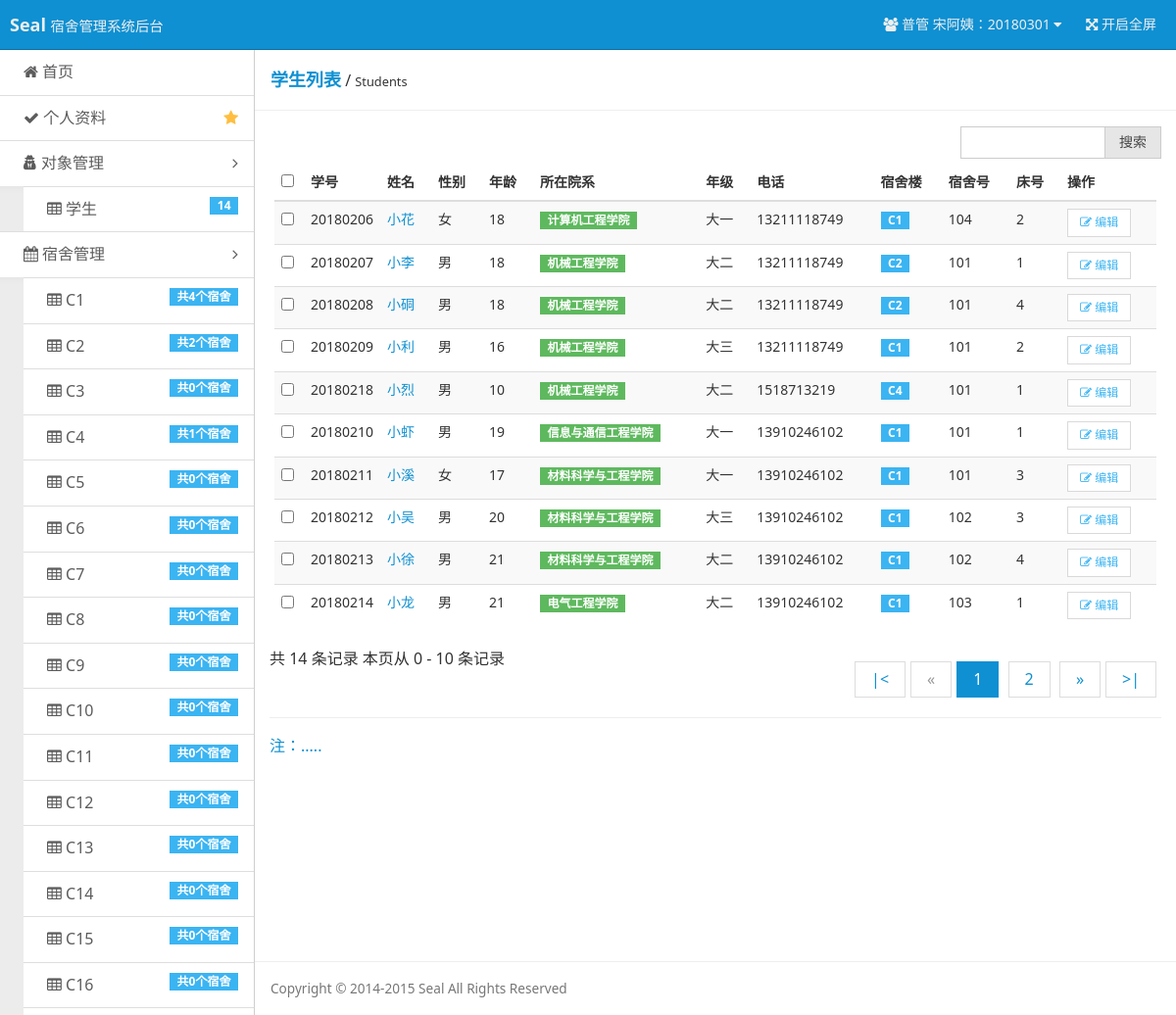
The page /pages/list-stu.php (signed in) on the database its author committed.
### tables this page shows
CREATE TABLE `users` (
  `u_id` int(11) NOT NULL AUTO_INCREMENT,
  `u_no` int(11) NOT NULL,
  `u_name` char(20) NOT NULL,
  `u_password` char(100) NOT NULL,
  `u_permission` int(11) DEFAULT NULL,
  PRIMARY KEY (`u_id`),
  UNIQUE KEY `u_no` (`u_no`)
);

CREATE TABLE `dormitory_builds` (
  `db_id` int(11) NOT NULL AUTO_INCREMENT,
  `db_name` char(20) NOT NULL,
  `d_price` int(20) NOT NULL,
  PRIMARY KEY (`db_id`),
  UNIQUE KEY `db_name` (`db_name`)
);

CREATE TABLE `students` (
  `s_id` int(11) NOT NULL AUTO_INCREMENT,
  `s_no` int(11) NOT NULL,
  `s_sex` char(20) NOT NULL DEFAULT '男',
  `s_age` int(11) DEFAULT NULL,
  `s_department` char(100) DEFAULT NULL,
  `s_grade` char(20) DEFAULT NULL,
  `s_phone` char(20) DEFAULT NULL,
  `d_id` int(11) NOT NULL,
  `s_bed` int(11) DEFAULT NULL,
  PRIMARY KEY (`s_id`),
  UNIQUE KEY `s_no` (`s_no`),
  KEY `d_id` (`d_id`)
);

CREATE TABLE `dormitories` (
  `d_id` int(11) NOT NULL AUTO_INCREMENT,
  `d_name` char(20) NOT NULL,
  `d_bed_num` int(11) NOT NULL,
  `d_stu_num_now` int(11) NOT NULL,
  `db_id` int(11) NOT NULL,
  PRIMARY KEY (`d_id`)
);

### inc/checklogin.php (called while the page is built, shortened)
<?php
$user = $_COOKIE ['user'];
$user_permission = $_COOKIE ['user_permission'];
if ($user == "") {
    header ( "Location: ?r=login" );
    exit ();
} else {
    $query = "SELECT * FROM users WHERE u_no='$user'";
    $result = mysql_query ( $query ) or die ( 'SQL语句有误：' . mysql_error () );
    $users = mysql_fetch_array ( $result );
    switch ($user_permission) {
        case 1 :
            $username = "普管 {$users ['u_name']}：" . $users ['u_no'];
            $user_no = $users ['u_no'];
            break;
    }
}

### pages/list-stu.php (the view, shortened to what this page needs)
<?php
require 'inc/checklogin.php';
include 'tools/tool_database.php';
$num_rec_per_page = 10;
if (isset($_GET["page"])) {
    $page = $_GET["page"];
} else {
    $page = 1;
};
$start_from = ($page - 1) * $num_rec_per_page;
$stu_query_page = "SELECT students.*,users.u_name FROM students,users WHERE s_no=u_no AND u_permission=-1 ORDER BY s_id LIMIT {$start_from}, {$num_rec_per_page}";
$stu_result_page = mysql_query($stu_query_page) or die ('SQL语句有误：' . mysql_error());
?>
<!doctype html>
<html class="no-js">
<head>
    <link rel="stylesheet" href="assets/css/amazeui.min.css"/>
    <link rel="stylesheet" href="assets/css/admin.css">
</head>
<body>
<header class="am-topbar am-topbar-inverse admin-header">
    <?php require 'template/header.php'; ?>
</header>
<div class="am-cf admin-main">
    <?php require 'template/sidebar.php'; ?>
    <div class="admin-content">
        <div class="admin-content-body">
            <div class="am-cf am-padding am-padding-bottom-0">
                <div class="am-fl am-cf"><strong class="am-text-primary am-text-lg">学生列表</strong> /
                    <small>Students</small>
                </div>
            </div>
            <hr>
            <div class="am-g">
                <div class="am-u-sm-12 am-u-md-3">
                    <div class="am-input-group am-input-group-sm">
                        <input type="text" class="am-form-field">
                        <span class="am-input-group-btn">
            <button class="am-btn am-btn-default" type="button">搜索</button>
          </span>
                    </div>
                </div>
            </div>
            <div class="am-g">
                <div class="am-u-sm-12">
                    <form class="am-form">
                        <table class="am-table am-table-striped am-table-hover table-main">
                            <thead>
                            <tr>
                                <th class="table-check"><input type="checkbox"/></th>
                                <th class="table-id">学号</th>
                                <th class="table-author am-hide-sm-only">姓名</th>
                                <th>性别</th>
                                <th>年龄</th>
                                <th>所在院系</th>
                                <th>年级</th>
                                <th>电话</th>
                                <th>宿舍楼</th>
                                <th>宿舍号</th>
                                <th>床号</th>
                                <th class="table-set">操作</th>
                            </tr>
                            </thead>
                            <tbody>
                            <?php
                            while ($students = mysql_fetch_array($stu_result_page)) {
                                ?>
                                <tr>
                                    <td><input type="checkbox"/></td>
                                    <td><?php echo $students['s_no'] ?></td>
                                    <td>
                                        <a href="?r=user-stu&sno=<?php echo $students['s_no'] ?>&edit_target=<?php if ($students['s_no'] == $user_no) echo "self"; else echo "others"; ?>"><?php echo $students['u_name'] ?></a>
                                    </td>
                                    <td><?php echo $students['s_sex'] ?></td>
                                    <td><?php echo $students['s_age'] ?></td>
                                    <td>
                                        <span class="am-badge am-badge-success"><?php echo $students['s_department'] ?></span>
                                    </td>
                                    <td><?php echo $students['s_grade'] ?></td>
                                    <td><?php echo $students['s_phone'] ?></td>
                                    <?php
                                    $user_stu_current_dor_build_query = "SELECT dormitory_builds.db_name, dormitory_builds.db_id FROM dormitories,dormitory_builds WHERE dormitories.d_id='{$students['d_id']}' AND dormitories.db_id=dormitory_builds.db_id";
                                    $user_stu_current_dor_build_result = mysql_query($user_stu_current_dor_build_query) or die ('SQL语句有误：' . mysql_error());
                                    $user_stu_current_dor_build = mysql_fetch_array($user_stu_current_dor_build_result);
                                    $users_stu_current_dor_query = "SELECT * FROM dormitories,dormitory_builds WHERE dormitories.d_id='{$students['d_id']}' AND dormitories.db_id=dormitory_builds.db_id";
                                    $users_stu_current_dor_result = mysql_query($users_stu_current_dor_query) or die ('SQL语句有误：' . mysql_error());
                                    $users_stu_current_dor = mysql_fetch_array($users_stu_current_dor_result);
                                    ?>
                                    <td>
                                        <span class="am-badge am-badge-secondary"><?php echo $user_stu_current_dor_build['db_name'] ?></span>
                                    </td>
                                    <td><?php echo $users_stu_current_dor['d_name'] ?></td>
                                    <td><?php echo $students['s_bed'] ?></td>
                                    <td>
                                        <div class="am-btn-toolbar">
                                            <div class="am-btn-group am-btn-group-xs">
                                                <button class="am-btn am-btn-default am-btn-xs am-text-secondary"
                                                        type="button"
                                                        onclick="location.href='?r=user-stu&sno=<?php echo $students['s_no'] ?>&edit_target=<?php if ($students['s_no'] == $user_no) echo "self"; else echo "others"; ?>'">
                                                    <span class="am-icon-pencil-square-o"></span> <?php if ($students['s_no'] == $user_no || $user_permission == 0 || $user_permission == 1) echo "编辑"; else echo "查看"; ?>
                                                </button>
                                            </div>
                                        </div>
                                    </td>
                                </tr>
                            <?php } ?>
                            </tbody>
                        </table>
                        <div class="am-cf">
                            共 <?php echo $students_count ?> 条记录
                            <?php
                            if ($start_from + $num_rec_per_page > $students_count) {
                                echo "本页从 $start_from - $students_count 条记录";
                            } else {
                                $end_with = $start_from + $num_rec_per_page;
                                echo "本页从 $start_from - $end_with 条记录";
                            }
                            ?>
                            <div class="am-fr">
                                <ul class="am-pagination">
                                    <?php
                                    $total_records = $students_count;
                                    $total_pages = ceil($total_records / $num_rec_per_page);
                                    echo "<li><a href='?r=list-stu&page=1'>" . '|<' . "</a></li>";
                                    $page_forward = $page - 1;
                                    if ($page_forward > 0) {
                                        echo "<li><a href='?r=list-stu&page=$page_forward'>«</a></li>";
                                    } else {
                                        echo "<li class=\"am-disabled\"><a href='?r=list-stu&page=$page_forward'>«</a></li>";
                                    }
                                    for ($i = 1; $i <= $total_pages; $i++) {
                                        $page_current = "page_current$i";
                                        echo "<li id='$page_current'><a href='?r=list-stu&page=" . $i . "'>" . $i . "</a></li> ";
                                    };
                                    $page_next = $page + 1;
                                    if ($page_next <= $total_pages) {
                                        echo "<li><a href='?r=list-stu&page={$page_next}'>»</a></li>";
                                    } else {
                                        echo "<li class=\"am-disabled\"><a href='?r=list-stu&page=$page_next'>»</a></li>";
                                    }
                                    echo "<li><a href='?r=list-stu&page=$total_pages'>" . '>|' . "</li> ";
                                    ?>
                                </ul>
                            </div>
                        </div>
                        <hr/>
                        <p><a>注：.....</a></p>
                    </form>
                </div>
            </div>
        </div>
        <footer class="admin-content-footer">
            <?php require 'template/footer.php'; ?>
        </footer>
    </div>
</div>
    <?php require 'template/footer.php'; ?>
</body>
</html>

### template/header.php (shortened to what this page needs)
<div class="am-topbar-brand">
    <strong>Seal</strong>
    <small>宿舍管理系统后台</small>
</div>
<div class="am-collapse am-topbar-collapse" id="topbar-collapse">
    <ul class="am-nav am-nav-pills am-topbar-nav am-topbar-right admin-header-list">
        <li class="am-dropdown" data-am-dropdown>
            <a class="am-dropdown-toggle" data-am-dropdown-toggle href="javascript:;">
                <span class="am-icon-users"></span> <?php echo $username ?> <span class="am-icon-caret-down"></span>
            </a>
        </li>
        <li class="am-hide-sm-only"><a href="javascript:;" id="admin-fullscreen"><span class="am-icon-arrows-alt"></span> <span class="admin-fullText">开启全屏</span></a></li>
    </ul>
</div>

### template/sidebar.php (shortened to what this page needs)
<?php
$student_query = "SELECT * FROM users WHERE u_permission=-1 ORDER BY u_id DESC";
$student_result = mysql_query($student_query) or die ('SQL语句有误：' . mysql_error());
$students_count = mysql_num_rows($student_result);
$dormitory_builds_query = "SELECT * FROM dormitory_builds ORDER BY db_id ";
$dormitory_builds_result = mysql_query($dormitory_builds_query) or die ('SQL语句有误：' . mysql_error());
?>
<div class="admin-sidebar am-offcanvas" id="admin-offcanvas">
    <div class="am-offcanvas-bar admin-offcanvas-bar">
        <ul class="am-list admin-sidebar-list">
            <li><a href="?r=index"><span class="am-icon-home"></span> 首页</a></li>
            <?php
            switch ($user_permission) {
                case 1 :
                    $data_href = "?r=user-admin-normal&uno={$users['u_no']}&edit_target=self";
                    break;
            }
            ?>
            <li><a href="<?php echo $data_href ?>" class="am-cf"><span class="am-icon-check"></span> 个人资料<span
                            class="am-icon-star am-fr am-margin-right admin-icon-yellow"></span></a></li>
            <li class="admin-parent">
                <a class="am-cf" data-am-collapse="{target: '#object-nav'}"><span class="am-icon-user-secret"></span>
                    对象管理 <span class="am-icon-angle-right am-fr am-margin-right"></span></a>
                <ul class="am-list am-collapse admin-sidebar-sub am-in" id="object-nav">
                    <li><a href="?r=list-stu"><span class="am-icon-table"></span> 学生<span
                                    class="am-badge am-badge-secondary am-margin-right am-fr"><?php echo $students_count ?></span></a>
                    </li>
                </ul>
            </li>
            <li class="admin-parent" <?php if ($user_permission == -1) echo 'style="display: none;"' ?>>
                <a class="am-cf" data-am-collapse="{target: '#dormitory-nav'}"><span class="am-icon-calendar"></span>
                    宿舍管理 <span class="am-icon-angle-right am-fr am-margin-right"></span></a>
                <ul class="am-list am-collapse admin-sidebar-sub am-in" id="dormitory-nav">
                    <?php
                    while ($dormitory_builds = mysql_fetch_array($dormitory_builds_result)) {
                        ?>
                        <li><a href="?r=list-dormitories&db_id=<?php echo $dormitory_builds['db_id'] ?>"><span
                                        class="am-icon-table"></span> <?php echo $dormitory_builds['db_name'] ?>
                                <span
                                        class="am-badge am-badge-secondary am-margin-right am-fr">共<?php echo mysql_num_rows(mysql_query("SELECT dormitories.db_id FROM dormitories WHERE db_id={$dormitory_builds['db_id']} ORDER BY db_id ")) ?>个宿舍</span></a>
                        </li>
                    <?php } ?>
                </ul>
            </li>
        </ul>
    </div>
</div>

### assets/css/admin.css (style rules this page uses)
html, body { height: 100%; overflow: hidden; }
ul { margin-top: 0; }
.admin-icon-yellow { color: #ffbe40; }
.admin-header { position: fixed; top: 0; left: 0; right: 0; z-index: 1500; font-size: 1.4rem; margin-bottom: 0; }
.admin-main { position: relative; height: 100%; padding-top: 51px; background: #f3f3f3; }
.admin-sidebar { width: 260px; min-height: 100%; float: left; border-right: 1px solid #cecece; }
.admin-sidebar-list { margin-bottom: 0; }
.admin-sidebar-list li a { color: #5c5c5c; padding-left: 24px; }
.admin-sidebar-list li:first-child { border-top: none; }
.admin-sidebar-sub { margin-top: 0; margin-bottom: 0; box-shadow: 0 16px 8px -15px #e2e2e2 inset; background: #ececec; padding-left: 24px; }
.admin-sidebar-sub li:first-child { border-top: 1px solid #dedede; }
.admin-content { display: -webkit-box; display: -webkit-flex; display: -ms-flexbox; display: flex; -webkit-box-orient: vertical; -webkit-box-direction: normal; -webkit-flex-direction: column; -ms-flex-direction: column; flex-direction: column; background: #fff; }
.admin-content, .admin-sidebar { height: 100%; overflow-x: hidden; overflow-y: scroll; -webkit-overflow-scrolling: touch; }
.admin-content-body { -webkit-box-flex: 1; -webkit-flex: 1 0 auto; -ms-flex: 1 0 auto; flex: 1 0 auto; }
.admin-content-footer { font-size: 85%; color: #777; }
@media only screen and (min-width: 641px) { .admin-sidebar { display: block; position: static; background: none; } }
@media only screen and (min-width: 641px) { .admin-offcanvas-bar { position: static; width: auto; background: none; -webkit-transform: translate3d(0, 0, 0); -ms-transform: translate3d(0, 0, 0); transform: translate3d(0, 0, 0); overflow-y: visible; min-height: 100%; } }
@media only screen and (min-width: 641px) { .admin-offcanvas-bar:after { content: none; } }
.table-main { font-size: 1.4rem; padding: .5rem; }
.table-main button { background: #fff; }
.table-check { width: 30px; }
.table-id { width: 50px; }

### rows shown on the page
users: username "普管 宋阿姨：20180301"
dormitory_builds: db_name "C1", db_id "4"
dormitory_builds: db_name "C2", db_id "2"
dormitory_builds: db_name "C3", db_id "0"
dormitory_builds: db_name "C4", db_id "1"
dormitory_builds: db_name "C5", db_id "0"
dormitory_builds: db_name "C6", db_id "0"
dormitory_builds: db_name "C7", db_id "0"
dormitory_builds: db_name "C8", db_id "0"
dormitory_builds: db_name "C9", db_id "0"
dormitory_builds: db_name "C10", db_id "0"
dormitory_builds: db_name "C11", db_id "0"
dormitory_builds: db_name "C12", db_id "0"
dormitory_builds: db_name "C13", db_id "0"
dormitory_builds: db_name "C14", db_id "0"
dormitory_builds: db_name "C15", db_id "0"
dormitory_builds: db_name "C16", db_id "0"
students: s_no "20180206", users.u_name "小花", s_sex "女", s_age "18", s_department "计算机工程学院", s_grade "大一", s_phone "13211118749", dormitory_builds.db_name "C1", d.d_name "104", s_bed "2", shows "编辑"
students: s_no "20180207", users.u_name "小李", s_sex "男", s_age "18", s_department "机械工程学院", s_grade "大二", s_phone "13211118749", dormitory_builds.db_name "C2", d.d_name "101", s_bed "1", shows "编辑"
students: s_no "20180208", users.u_name "小硐", s_sex "男", s_age "18", s_department "机械工程学院", s_grade "大二", s_phone "13211118749", dormitory_builds.db_name "C2", d.d_name "101", s_bed "4", shows "编辑"
students: s_no "20180209", users.u_name "小利", s_sex "男", s_age "16", s_department "机械工程学院", s_grade "大三", s_phone "13211118749", dormitory_builds.db_name "C1", d.d_name "101", s_bed "2", shows "编辑"
students: s_no "20180218", users.u_name "小烈", s_sex "男", s_age "10", s_department "机械工程学院", s_grade "大二", s_phone "1518713219", dormitory_builds.db_name "C4", d.d_name "101", s_bed "1", shows "编辑"
students: s_no "20180210", users.u_name "小虾", s_sex "男", s_age "19", s_department "信息与通信工程学院", s_grade "大一", s_phone "13910246102", dormitory_builds.db_name "C1", d.d_name "101", s_bed "1", shows "编辑"
students: s_no "20180211", users.u_name "小溪", s_sex "女", s_age "17", s_department "材料科学与工程学院", s_grade "大一", s_phone "13910246102", dormitory_builds.db_name "C1", d.d_name "101", s_bed "3", shows "编辑"
students: s_no "20180212", users.u_name "小吴", s_sex "男", s_age "20", s_department "材料科学与工程学院", s_grade "大三", s_phone "13910246102", dormitory_builds.db_name "C1", d.d_name "102", s_bed "3", shows "编辑"
students: s_no "20180213", users.u_name "小徐", s_sex "男", s_age "21", s_department "材料科学与工程学院", s_grade "大二", s_phone "13910246102", dormitory_builds.db_name "C1", d.d_name "102", s_bed "4", shows "编辑"
students: s_no "20180214", users.u_name "小龙", s_sex "男", s_age "21", s_department "电气工程学院", s_grade "大二", s_phone "13910246102", dormitory_builds.db_name "C1", d.d_name "103", s_bed "1", shows "编辑"

### other values the page prints
$students_count "14"
$start_from "0"
$end_with "10"
